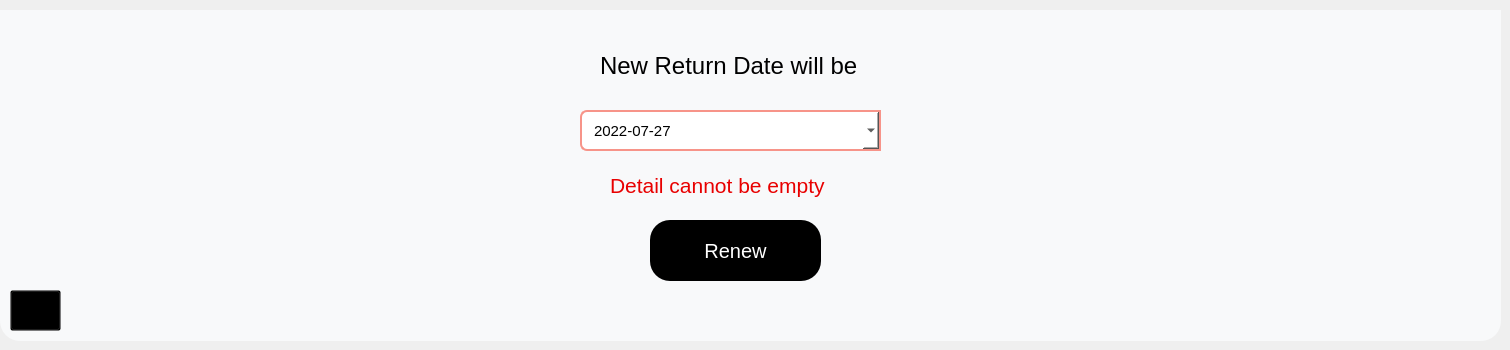
         <widget class="QWidget" name="renewstafp">
          <widget class="QLabel" name="label_38">
           <property name="geometry">
            <rect>
             <x>600</x>
             <y>50</y>
             <width>271</width>
             <height>31</height>
            </rect>
           </property>
           <property name="font">
            <font>
             <pointsize>18</pointsize>
             <weight>50</weight>
             <italic>false</italic>
             <bold>false</bold>
            </font>
           </property>
           <property name="text">
            <string>New Return Date will be</string>
           </property>
          </widget>
          <widget class="QLabel" name="returnstudemp_3">
           <property name="geometry">
            <rect>
             <x>610</x>
             <y>160</y>
             <width>251</width>
             <height>51</height>
            </rect>
           </property>
           <property name="font">
            <font>
             <pointsize>16</pointsize>
            </font>
           </property>
           <property name="styleSheet">
            <string notr="true">color: rgb(232, 0, 0);</string>
           </property>
           <property name="inputMethodHints">
            <set>Qt::ImhNone</set>
           </property>
           <property name="text">
            <string>Detail cannot be empty</string>
           </property>
          </widget>
          <widget class="QDateEdit" name="renewstfdate">
           <property name="geometry">
            <rect>
             <x>580</x>
             <y>110</y>
             <width>301</width>
             <height>41</height>
            </rect>
           </property>
           <property name="font">
            <font>
             <pointsize>11</pointsize>
            </font>
           </property>
           <property name="styleSheet">
            <string notr="true">border-top-left-radius:7px;
border-bottom-left-radius:7px;
background-color: rgb(255, 255, 255);
border:2px solid #F79489;
padding-left:10px;
</string>
           </property>
           <property name="readOnly">
            <bool>true</bool>
           </property>
           <property name="displayFormat">
            <string>yyyy-MM-dd</string>
           </property>
           <property name="calendarPopup">
            <bool>true</bool>
           </property>
           <property name="date">
            <date>
             <year>2022</year>
             <month>7</month>
             <day>27</day>
            </date>
           </property>
          </widget>
          <widget class="QToolButton" name="renewstafbtn">
           <property name="geometry">
            <rect>
             <x>650</x>
             <y>220</y>
             <width>171</width>
             <height>61</height>
            </rect>
           </property>
           <property name="font">
            <font>
             <pointsize>15</pointsize>
            </font>
           </property>
           <property name="styleSheet">
            <string notr="true">QToolButton#renewstafbtn{
background-color: rgb(0, 0, 0);
color: rgb(255, 255, 255);
border-radius:20px;
}
QToolButton#renewstafbtn:hover{
color: rgb(85, 255, 0);
}
QToolButton#renewstafbtn:pressed{
background-color: rgb(85, 255, 0);
color:rgb(0,0,0)
}</string>
           </property>
           <property name="text">
            <string>Renew</string>
           </property>
          </widget>
          <widget class="QToolButton" name="renewstfbcbtn">
           <property name="geometry">
            <rect>
             <x>10</x>
             <y>290</y>
             <width>51</width>
             <height>41</height>
            </rect>
           </property>
           <property name="font">
            <font>
             <pointsize>12</pointsize>
            </font>
           </property>
           <property name="styleSheet">
            <string notr="true">background:transparent;</string>
           </property>
           <property name="text">
            <string/>
           </property>
          </widget>
          <widget class="QLabel" name="label_46">
           <property name="geometry">
            <rect>
             <x>0</x>
             <y>10</y>
             <width>1501</width>
             <height>331</height>
            </rect>
           </property>
           <property name="font">
            <font>
             <family>MS Shell Dlg 2</family>
             <pointsize>25</pointsize>
             <weight>50</weight>
             <italic>false</italic>
             <bold>false</bold>
            </font>
           </property>
           <property name="styleSheet">
            <string notr="true">background-color:rgb(248, 249, 250);
border:none;
border-bottom-left-radius:20px;
border-bottom-right-radius:20px;</string>
           </property>
           <property name="text">
            <string/>
           </property>
           <property name="alignment">
            <set>Qt::AlignCenter</set>
           </property>
          </widget>
          <zorder>label_46</zorder>
          <zorder>label_38</zorder>
          <zorder>returnstudemp_3</zorder>
          <zorder>renewstfdate</zorder>
          <zorder>renewstafbtn</zorder>
          <zorder>renewstfbcbtn</zorder>
         </widget>
